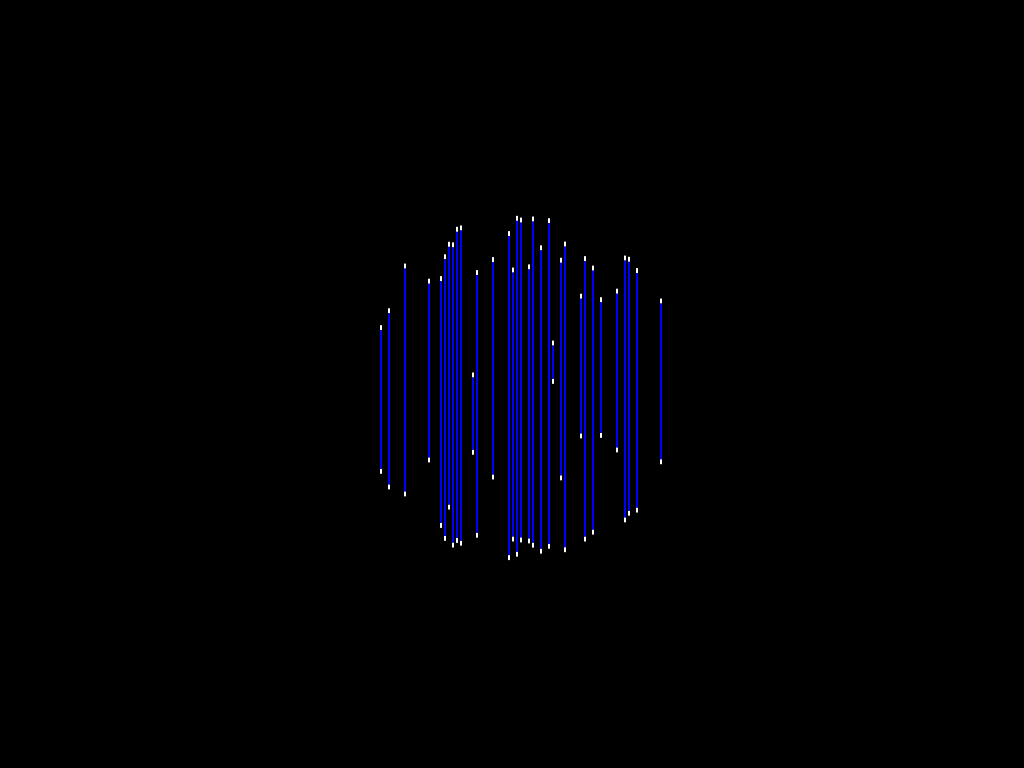
Frame 1 (no input)
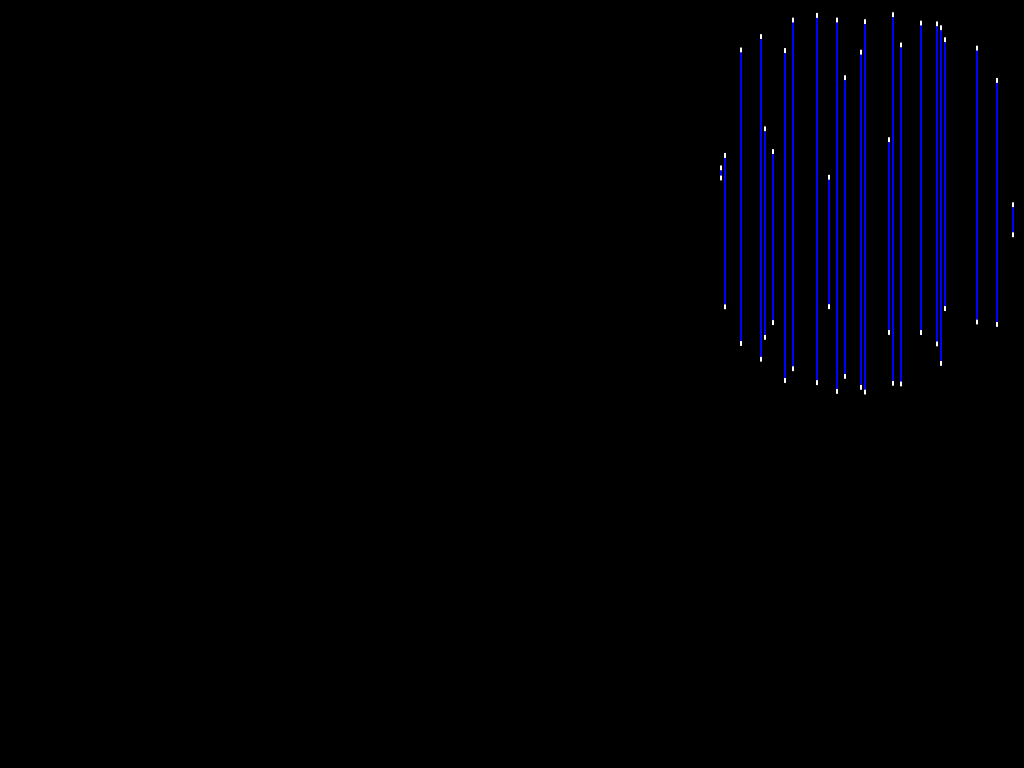
Frame 60 (the mouse pressed at the canvas centre just before this capture)
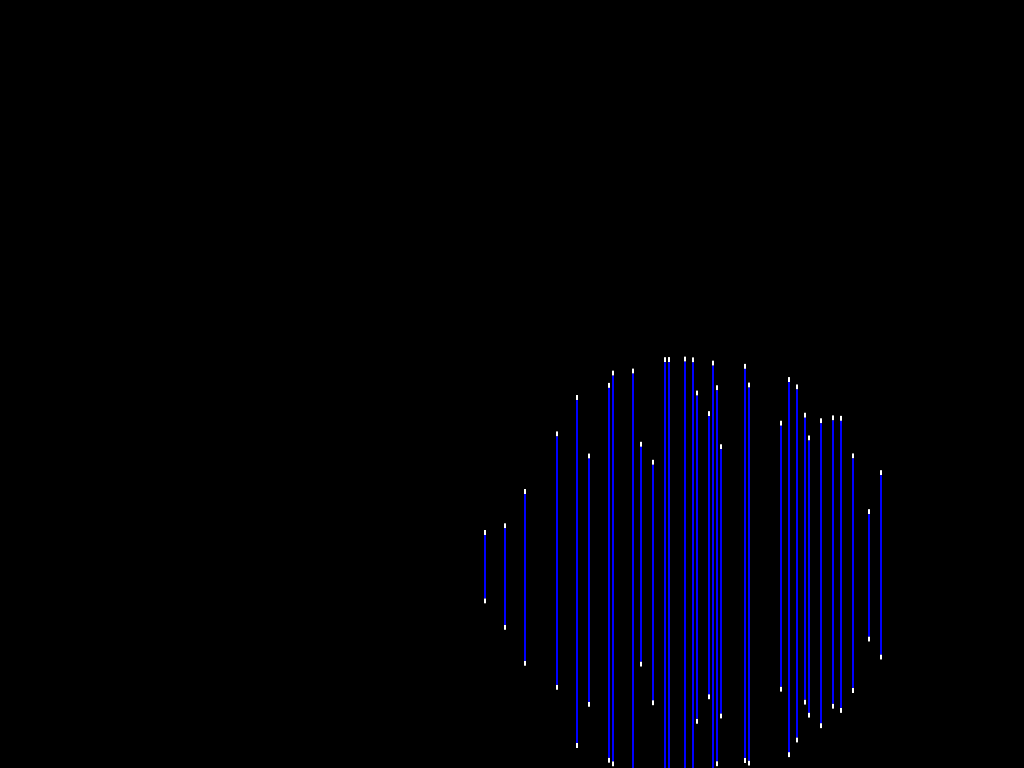
Frame 120 (the mouse held since frame 60 and released just before this capture)

The Processing sketch that drew these frames (run headless with seeded random() and noise(); from frame 60 on, the mouse is pressed at the canvas centre):

// Processing sketch: globe_1_02_bounce_w_gravity
// ── globe_1_02_bounce_w_gravity.pde
// Wiremap Renderer for GLOBE
// by


//              /      \
//       ______/________\______
//      /      \        /      \
//     /________\      /________\______
//    /                \         |     \
//   /   /      \       \_____   |      \
//      /________\______         |      /
//      \        /      \        |_____/
//       \      /________\
//              \          \     /
//               \_____      \ /
//                           / \
//                         /     \

// October 10, 06

// This program builds a 3d globe that bounces around in a 3d field.
// Eventually, I hope to program a gravity field that will work in any of the six cardinal directions.

// Variables for Physical Wiremap
// units in MILLIMETERS

float depth = 3000.00;                     // distance from projector Mapline
float map_length = 1280.00;                // mapline length
float depth_unit = 5.00;                   // units, in inches, along hyp
float map_unit = 5.00;                     // units, in inches, along mapline
int wire = 256;                            // number of wires in contraption

// Variables for the Projector

int wires_hit = 256;                       // how many wires the projector hits
float ppmm = 0.80;                         // pixels per mm

// Variables for to build the Map

float[] map = new float[wire];             // distance from mapline to point of intersection along hypot
float[] x_by_ind = new float[wire];        // x coordinate for each wire
float[] z_by_ind = new float[wire];        // z coordinate for each wire

// Variables for the Shape to be rendered (a globe)

float[] globe = new float[3];              // globe x,y,z coords
float radius = 200.0;                     // globe radius

// Variables for slivers

int dot_height = 5;                       // height of dots in pxs

// Varaibles for key input

float step = 3;                           // how far the globe moves / button press


// Variables for 256

int string_pix_count = 2;


// Variables for bouncing physics

int x_direction = 1;
int y_direction = -1;
int z_direction = 1;
//float gravity = -9800;
float gravity = 0 - 9800;
float coll_vel = 0;
float coll_x = 600;
float coll_t = 0;
int x_step = 6;
int z_step = 15;

void setup() {
  size(1024, 768);
  background(255);
  loader();

  globe[0] = 0;                                    
  globe[1] = 600;
  globe[2] = depth-radius;

}


void draw() {
  noStroke();  
  float now = float(millis())/1000;
  // println("time is:  " + (now - coll_t));
  globe[0] = globe[0] + (x_step * x_direction);
  globe[2] = globe[2] + (z_step * z_direction);
  if (globe[0] > 440 || globe[0] < -440) {
    x_direction *= -1;
  }
  if (globe[2] > 2800 || globe[2] < 2240) {
    z_direction *= -1;
  }
  // x = x + vt + 1/2 a t^2
  globe[1] = coll_x + coll_vel * (now - coll_t) + .5 * gravity * sq(now - coll_t);
  if (globe[1] < 0) {
    calc_coll();
    }
  fill(0);
  rect(0,0,width,height);
  gen_globe(globe[0], globe[1], globe[2], radius);
}

void calc_coll() {
  
  float last_t = coll_t;
  float last_vel = coll_vel;
  float last_x = coll_x;

  println("last " + last_t + " " + last_vel + " " + last_x);
  
  if (last_x == 600) {
  coll_t = (-last_vel - sqrt(sq(last_vel) - 4 * .5 * gravity * last_x)) / (2 * .5 * gravity);
  coll_vel = - gravity * (coll_t - last_t) - last_vel;
  coll_x = last_x + last_vel * coll_t + .5 * gravity * sq(coll_t);
  } else {
  coll_t = last_t + abs((2 * last_vel)/(gravity));
  coll_vel =  last_vel;
  coll_x = 0;
  }

  //coll_vel = - gravity * (coll_t - last_t) - last_vel;
  //coll_x = last_x + last_vel * coll_t + .5 * gravity * sq(coll_t);
  println(coll_t);
  println(coll_vel);

  }

void gen_globe(float x, float y, float z, float rad) {
  for(int i=round((wire - wires_hit)/2); i<round((wire-wires_hit)/2)+wires_hit; i+=1) {
    if((x_by_ind[i] >= (x - rad)) && (x_by_ind[i] <= (x + rad))) {          // if a wire's x is +/- rad inches of globe's
      float local_hyp = sqrt(sq(x_by_ind[i] - x) + sq(z_by_ind[i] - z));    // find the distance
      if(local_hyp <= rad) {                                                              // if the distance from globe to wire's x/y is <radius
        float y_abs = sqrt(sq(rad) - sq(local_hyp));
        float y_top_coord = y + y_abs;
        float y_bot_coord = y - y_abs;                                             // calculate y's intersect
        float y_top_proj = y_top_coord * depth / z_by_ind[i];                      // compensate for projection morphing IN INCHES
        float y_bot_proj = y_bot_coord * depth / z_by_ind[i];
        float y_height_proj = y_top_proj - y_bot_proj;
        fill(255);                                                                    // draw a rectangle at that intersect

        // rect 1 is top dot for sliver
        float left1 = (i-round((wire-wires_hit)/2)) * (width) / wires_hit;
        float top1 = (height/ppmm - y_top_proj) * ppmm;
        float wide1 = width / wires_hit;
        float tall1 = dot_height;
        rect(left1, top1, string_pix_count, tall1);                                                        // draw a rectangle at that intersect

        // rect 2 is bottom dot for sliver
        float left2 = (i-round((wire-wires_hit)/2)) * (width) / wires_hit;
        float top2 = (height/ppmm - y_bot_proj) * ppmm - dot_height;
        float wide2 = width / wires_hit;
        float tall2 = dot_height;
        rect(left2, top2, string_pix_count, tall2);                                                        // draw a rectangle at that intersect

        // rect 3 is filler for sliver
        fill(0,0,255);
        float left3 = (i-round((wire-wires_hit)/2)) * (width) / wires_hit;
        float top3 = (height/ppmm - y_top_proj) * ppmm + dot_height;
        float wide3 = width / wires_hit;
        float tall3 = y_height_proj * ppmm - (dot_height * 2);
        rect(left3, top3, string_pix_count, tall3);                                                        // draw a rectangle at that intersect
      }
    }
  }
}



void keyPressed() {                                           // adjust globe[] accordingly
  if (key == 'w') {
    globe[1] = globe[1] + step;
  } 
  else if (key == 's') {
    globe[1] = globe[1] - step;
  } 
  else if (key == 'e') {
    radius = radius + 5;
  } 
  else if (key == 'd') {
    radius = radius - 5;
  }

}




void loader() {
  map[0] = 90;
  map[1] = 59;
  map[2] = 118;
  map[3] = 129;
  map[4] = 173;
  map[5] = 33;
  map[6] = 56;
  map[7] = 79;
  map[8] = 53;
  map[9] = 38;
  map[10] = 28;
  map[11] = 147;
  map[12] = 117;
  map[13] = 70;
  map[14] = 105;
  map[15] = 186;
  map[16] = 179;
  map[17] = 88;
  map[18] = 34;
  map[19] = 75;
  map[20] = 107;
  map[21] = 182;
  map[22] = 185;
  map[23] = 47;
  map[24] = 70;
  map[25] = 186;
  map[26] = 123;
  map[27] = 169;
  map[28] = 12;
  map[29] = 140;
  map[30] = 164;
  map[31] = 82;
  map[32] = 72;
  map[33] = 148;
  map[34] = 78;
  map[35] = 16;
  map[36] = 122;
  map[37] = 54;
  map[38] = 7;
  map[39] = 113;
  map[40] = 148;
  map[41] = 178;
  map[42] = 40;
  map[43] = 6;
  map[44] = 19;
  map[45] = 141;
  map[46] = 162;
  map[47] = 141;
  map[48] = 107;
  map[49] = 22;
  map[50] = 174;
  map[51] = 88;
  map[52] = 18;
  map[53] = 149;
  map[54] = 43;
  map[55] = 40;
  map[56] = 16;
  map[57] = 82;
  map[58] = 85;
  map[59] = 38;
  map[60] = 60;
  map[61] = 92;
  map[62] = 132;
  map[63] = 129;
  map[64] = 168;
  map[65] = 20;
  map[66] = 173;
  map[67] = 33;
  map[68] = 150;
  map[69] = 20;
  map[70] = 154;
  map[71] = 91;
  map[72] = 85;
  map[73] = 7;
  map[74] = 22;
  map[75] = 79;
  map[76] = 148;
  map[77] = 90;
  map[78] = 142;
  map[79] = 82;
  map[80] = 151;
  map[81] = 73;
  map[82] = 29;
  map[83] = 38;
  map[84] = 4;
  map[85] = 171;
  map[86] = 189;
  map[87] = 83;
  map[88] = 16;
  map[89] = 59;
  map[90] = 134;
  map[91] = 96;
  map[92] = 69;
  map[93] = 128;
  map[94] = 169;
  map[95] = 23;
  map[96] = 159;
  map[97] = 24;
  map[98] = 157;
  map[99] = 154;
  map[100] = 167;
  map[101] = 52;
  map[102] = 112;
  map[103] = 6;
  map[104] = 135;
  map[105] = 142;
  map[106] = 87;
  map[107] = 65;
  map[108] = 177;
  map[109] = 183;
  map[110] = 19;
  map[111] = 26;
  map[112] = 58;
  map[113] = 30;
  map[114] = 45;
  map[115] = 44;
  map[116] = 83;
  map[117] = 85;
  map[118] = 0;
  map[119] = 16;
  map[120] = 141;
  map[121] = 155;
  map[122] = 83;
  map[123] = 68;
  map[124] = 123;
  map[125] = 108;
  map[126] = 132;
  map[127] = 29;
  map[128] = 15;
  map[129] = 43;
  map[130] = 52;
  map[131] = 130;
  map[132] = 16;
  map[133] = 49;
  map[134] = 93;
  map[135] = 23;
  map[136] = 82;
  map[137] = 47;
  map[138] = 76;
  map[139] = 168;
  map[140] = 67;
  map[141] = 27;
  map[142] = 191;
  map[143] = 81;
  map[144] = 144;
  map[145] = 71;
  map[146] = 24;
  map[147] = 123;
  map[148] = 22;
  map[149] = 78;
  map[150] = 69;
  map[151] = 108;
  map[152] = 141;
  map[153] = 151;
  map[154] = 65;
  map[155] = 85;
  map[156] = 39;
  map[157] = 43;
  map[158] = 145;
  map[159] = 37;
  map[160] = 181;
  map[161] = 84;
  map[162] = 78;
  map[163] = 117;
  map[164] = 63;
  map[165] = 50;
  map[166] = 158;
  map[167] = 150;
  map[168] = 17;
  map[169] = 75;
  map[170] = 57;
  map[171] = 149;
  map[172] = 5;
  map[173] = 148;
  map[174] = 175;
  map[175] = 42;
  map[176] = 33;
  map[177] = 179;
  map[178] = 146;
  map[179] = 134;
  map[180] = 120;
  map[181] = 68;
  map[182] = 5;
  map[183] = 19;
  map[184] = 6;
  map[185] = 100;
  map[186] = 162;
  map[187] = 138;
  map[188] = 4;
  map[189] = 43;
  map[190] = 99;
  map[191] = 66;
  map[192] = 7;
  map[193] = 62;
  map[194] = 27;
  map[195] = 177;
  map[196] = 83;
  map[197] = 154;
  map[198] = 102;
  map[199] = 162;
  map[200] = 46;
  map[201] = 172;
  map[202] = 132;
  map[203] = 38;
  map[204] = 98;
  map[205] = 140;
  map[206] = 42;
  map[207] = 57;
  map[208] = 165;
  map[209] = 92;
  map[210] = 160;
  map[211] = 72;
  map[212] = 14;
  map[213] = 140;
  map[214] = 182;
  map[215] = 79;
  map[216] = 91;
  map[217] = 135;
  map[218] = 45;
  map[219] = 177;
  map[220] = 159;
  map[221] = 51;
  map[222] = 63;
  map[223] = 98;
  map[224] = 45;
  map[225] = 84;
  map[226] = 25;
  map[227] = 148;
  map[228] = 8;
  map[229] = 134;
  map[230] = 116;
  map[231] = 58;
  map[232] = 151;
  map[233] = 171;
  map[234] = 111;
  map[235] = 101;
  map[236] = 119;
  map[237] = 138;
  map[238] = 20;
  map[239] = 14;
  map[240] = 47;
  map[241] = 66;
  map[242] = 188;
  map[243] = 4;
  map[244] = 110;
  map[245] = 24;
  map[246] = 3;
  map[247] = 52;
  map[248] = 31;
  map[249] = 95;
  map[250] = 19;
  map[251] = 72;
  map[252] = 125;
  map[253] = 79;
  map[254] = 55;
  map[255] = 185;


  for(int j=0; j<wire; j++) {                         // calculates x and z coordinates of each wire
    float xmap = (0 - (map_length / 2)) + j*map_unit;
    float hyp = sqrt(sq(xmap) + sq(depth));
    z_by_ind[j] = depth - map[j]*5;
    x_by_ind[j] = xmap - xmap*map[j]/hyp*depth_unit;
  }
}
